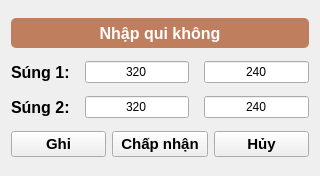
<?xml version="1.0" encoding="UTF-8"?>
<ui version="4.0">
 <class>Form</class>
 <widget class="QWidget" name="Form">
  <property name="geometry">
   <rect>
    <x>0</x>
    <y>0</y>
    <width>320</width>
    <height>176</height>
   </rect>
  </property>
  <property name="windowTitle">
   <string>Form</string>
  </property>
  <layout class="QVBoxLayout" name="verticalLayout">
   <item>
    <widget class="QLabel" name="label_13">
     <property name="minimumSize">
      <size>
       <width>0</width>
       <height>30</height>
      </size>
     </property>
     <property name="maximumSize">
      <size>
       <width>16777215</width>
       <height>30</height>
      </size>
     </property>
     <property name="font">
      <font>
       <pointsize>12</pointsize>
       <bold>true</bold>
      </font>
     </property>
     <property name="styleSheet">
      <string notr="true">background-color: rgb(191, 127, 95);
color: rgb(255, 255, 255);
border-radius:5px;</string>
     </property>
     <property name="text">
      <string>Nhập qui không</string>
     </property>
     <property name="alignment">
      <set>Qt::AlignCenter</set>
     </property>
    </widget>
   </item>
   <item>
    <layout class="QHBoxLayout" name="horizontalLayout">
     <property name="spacing">
      <number>15</number>
     </property>
     <item>
      <widget class="QLabel" name="label1">
       <property name="font">
        <font>
         <pointsize>12</pointsize>
         <bold>true</bold>
        </font>
       </property>
       <property name="text">
        <string>Súng 1:</string>
       </property>
      </widget>
     </item>
     <item>
      <widget class="LineEdit" name="x_edit">
       <property name="text">
        <string>320</string>
       </property>
       <property name="alignment">
        <set>Qt::AlignCenter</set>
       </property>
      </widget>
     </item>
     <item>
      <widget class="LineEdit" name="y_edit">
       <property name="text">
        <string>240</string>
       </property>
       <property name="alignment">
        <set>Qt::AlignCenter</set>
       </property>
      </widget>
     </item>
    </layout>
   </item>
   <item>
    <layout class="QHBoxLayout" name="horizontalLayout_3">
     <property name="spacing">
      <number>15</number>
     </property>
     <item>
      <widget class="QLabel" name="label2">
       <property name="font">
        <font>
         <pointsize>12</pointsize>
         <bold>true</bold>
        </font>
       </property>
       <property name="text">
        <string>Súng 2:</string>
       </property>
      </widget>
     </item>
     <item>
      <widget class="LineEdit" name="x2_edit">
       <property name="text">
        <string>320</string>
       </property>
       <property name="alignment">
        <set>Qt::AlignCenter</set>
       </property>
      </widget>
     </item>
     <item>
      <widget class="LineEdit" name="y2_edit">
       <property name="text">
        <string>240</string>
       </property>
       <property name="alignment">
        <set>Qt::AlignCenter</set>
       </property>
      </widget>
     </item>
    </layout>
   </item>
   <item>
    <layout class="QHBoxLayout" name="horizontalLayout_2" stretch="1,1,1">
     <item>
      <widget class="PushButton" name="write_btn">
       <property name="maximumSize">
        <size>
         <width>10000</width>
         <height>16777215</height>
        </size>
       </property>
       <property name="font">
        <font>
         <family>Segoe UI</family>
         <pointsize>11</pointsize>
         <bold>true</bold>
        </font>
       </property>
       <property name="styleSheet">
        <string notr="true">PushButton, ToolButton, ToggleButton, ToggleToolButton {
    color: black;
    background: rgba(255, 255, 255, 0.7);
    border: 1px solid rgba(0, 0, 0, 0.073);
    border-bottom: 1px solid rgba(0, 0, 0, 0.183);
    border-radius: 5px;
    /* font: 14px 'Segoe UI', 'Microsoft YaHei'; */
    padding: 5px 12px 6px 12px;
    outline: none;
}

ToolButton {
    padding: 5px 9px 6px 8px;
}

PushButton:hover, ToolButton:hover, ToggleButton:hover, ToggleToolButton:hover {
    background: rgba(249, 249, 249, 0.5);
}

PushButton:pressed, ToolButton:pressed, ToggleButton:pressed, ToggleToolButton:pressed {
    color: rgba(0, 0, 0, 0.63);
    background: rgba(249, 249, 249, 0.3);
    border-bottom: 1px solid rgba(0, 0, 0, 0.073);
}
</string>
       </property>
       <property name="text">
        <string>Ghi</string>
       </property>
      </widget>
     </item>
     <item>
      <widget class="PushButton" name="accept_btn">
       <property name="maximumSize">
        <size>
         <width>10000</width>
         <height>16777215</height>
        </size>
       </property>
       <property name="font">
        <font>
         <family>Segoe UI</family>
         <pointsize>11</pointsize>
         <bold>true</bold>
        </font>
       </property>
       <property name="styleSheet">
        <string notr="true">PushButton, ToolButton, ToggleButton, ToggleToolButton {
    color: black;
    background: rgba(255, 255, 255, 0.7);
    border: 1px solid rgba(0, 0, 0, 0.073);
    border-bottom: 1px solid rgba(0, 0, 0, 0.183);
    border-radius: 5px;
    /* font: 14px 'Segoe UI', 'Microsoft YaHei'; */
    padding: 5px 12px 6px 12px;
    outline: none;
}

ToolButton {
    padding: 5px 9px 6px 8px;
}

PushButton:hover, ToolButton:hover, ToggleButton:hover, ToggleToolButton:hover {
    background: rgba(249, 249, 249, 0.5);
}

PushButton:pressed, ToolButton:pressed, ToggleButton:pressed, ToggleToolButton:pressed {
    color: rgba(0, 0, 0, 0.63);
    background: rgba(249, 249, 249, 0.3);
    border-bottom: 1px solid rgba(0, 0, 0, 0.073);
}
</string>
       </property>
       <property name="text">
        <string>Chấp nhận</string>
       </property>
      </widget>
     </item>
     <item>
      <widget class="PushButton" name="cancel_btn">
       <property name="maximumSize">
        <size>
         <width>10000</width>
         <height>16777215</height>
        </size>
       </property>
       <property name="font">
        <font>
         <family>Segoe UI</family>
         <pointsize>11</pointsize>
         <bold>true</bold>
        </font>
       </property>
       <property name="styleSheet">
        <string notr="true">PushButton, ToolButton, ToggleButton, ToggleToolButton {
    color: black;
    background: rgba(255, 255, 255, 0.7);
    border: 1px solid rgba(0, 0, 0, 0.073);
    border-bottom: 1px solid rgba(0, 0, 0, 0.183);
    border-radius: 5px;
    /* font: 14px 'Segoe UI', 'Microsoft YaHei'; */
    padding: 5px 12px 6px 12px;
    outline: none;
}

ToolButton {
    padding: 5px 9px 6px 8px;
}

PushButton:hover, ToolButton:hover, ToggleButton:hover, ToggleToolButton:hover {
    background: rgba(249, 249, 249, 0.5);
}

PushButton:pressed, ToolButton:pressed, ToggleButton:pressed, ToggleToolButton:pressed {
    color: rgba(0, 0, 0, 0.63);
    background: rgba(249, 249, 249, 0.3);
    border-bottom: 1px solid rgba(0, 0, 0, 0.073);
}
</string>
       </property>
       <property name="text">
        <string>Hủy</string>
       </property>
      </widget>
     </item>
    </layout>
   </item>
  </layout>
 </widget>
 <customwidgets>
  <customwidget>
   <class>PushButton</class>
   <extends>QPushButton</extends>
   <header>qfluentwidgets</header>
  </customwidget>
  <customwidget>
   <class>LineEdit</class>
   <extends>QLineEdit</extends>
   <header>qfluentwidgets</header>
  </customwidget>
 </customwidgets>
 <resources/>
 <connections/>
</ui>
